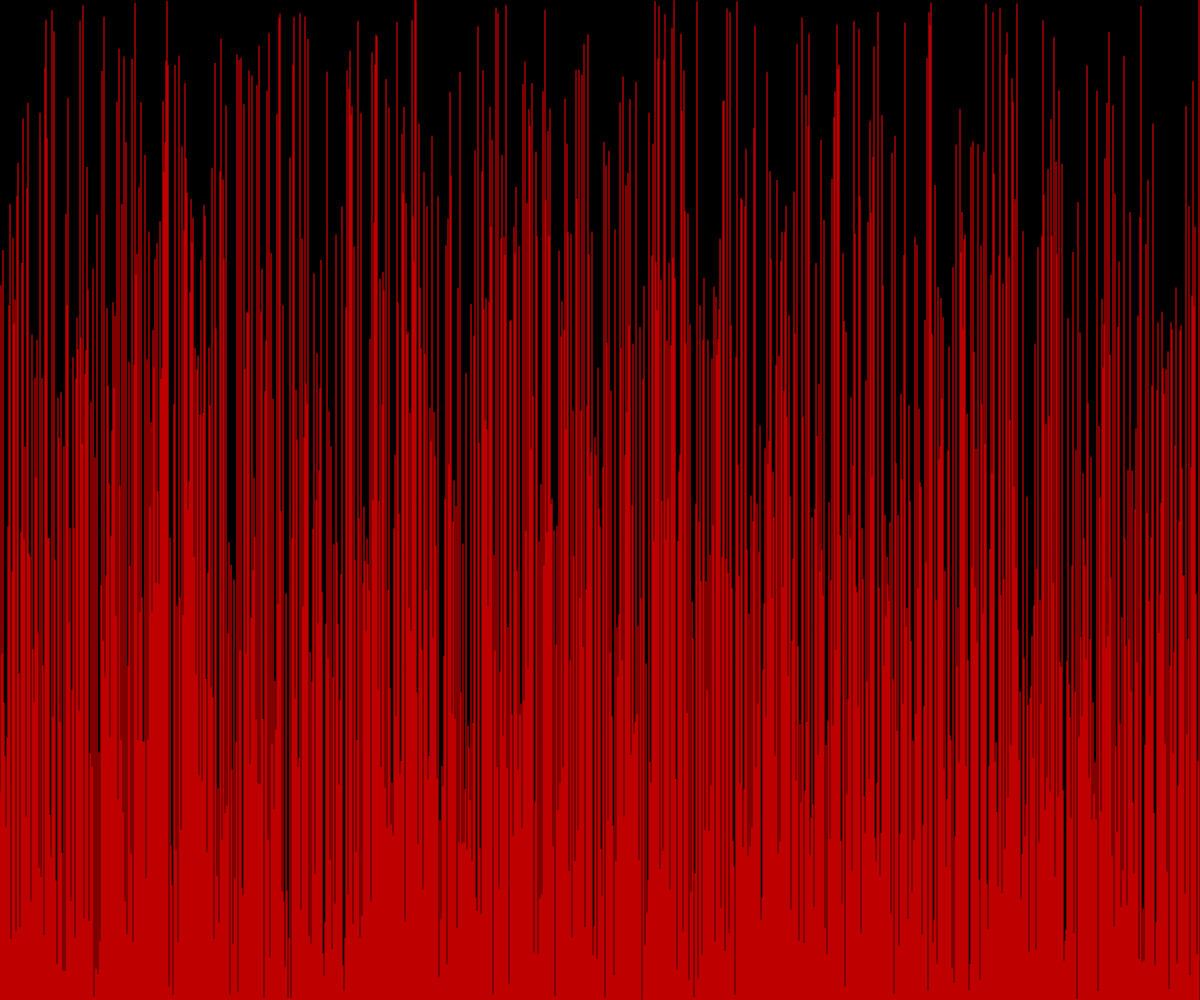
Frame 1 (no input)
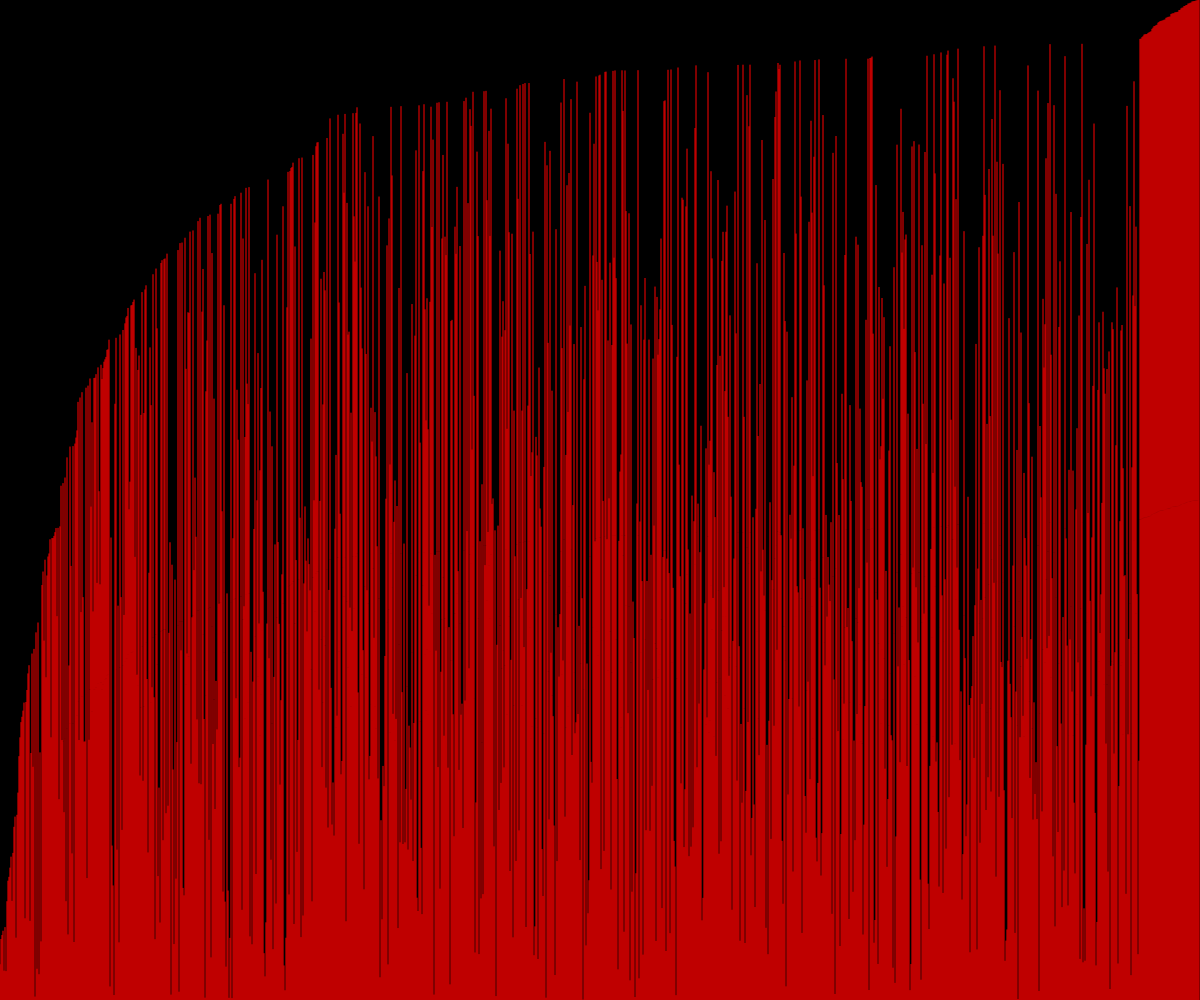
Frame 60 (no input)
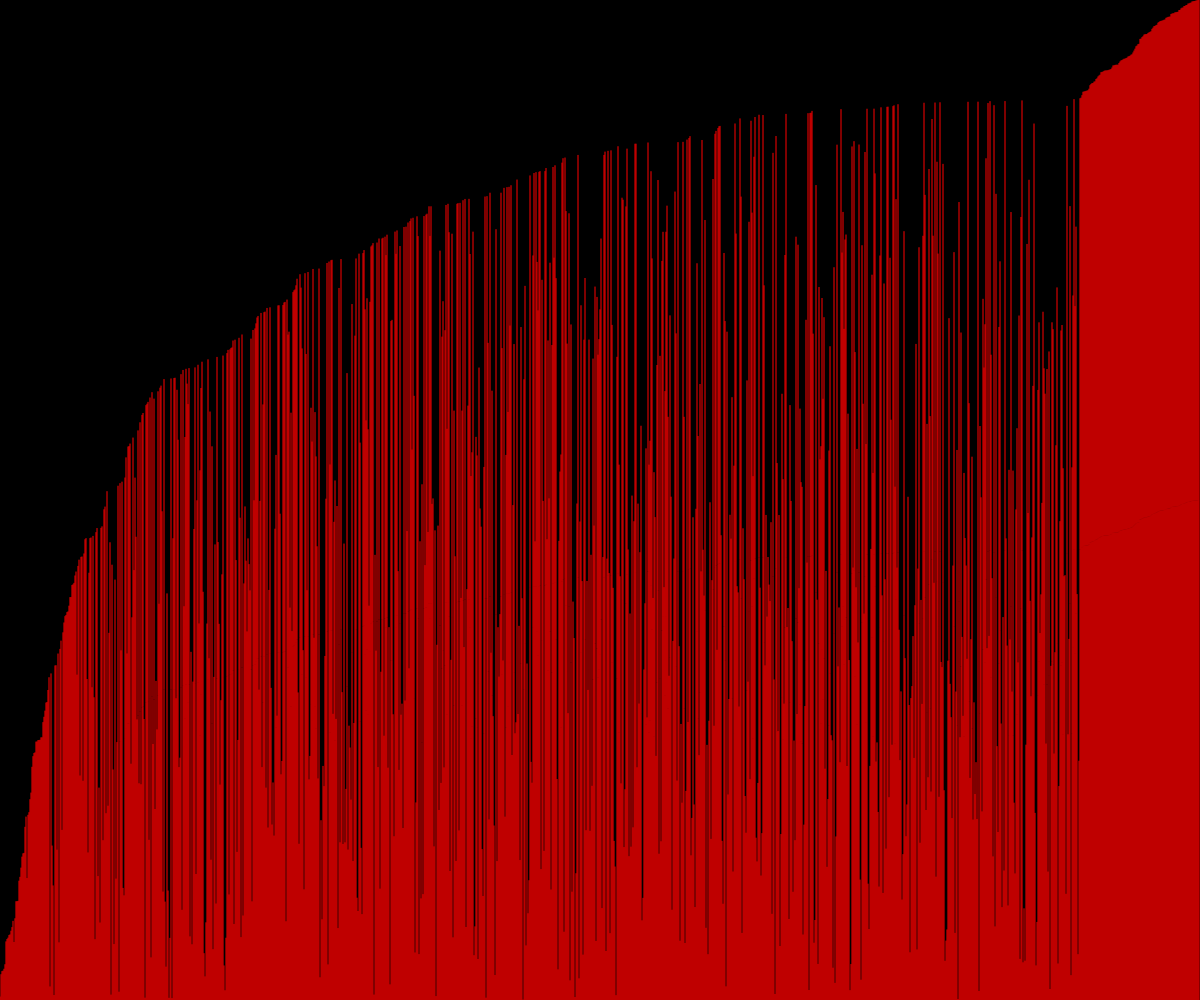
Frame 120 (the mouse pressed at the canvas centre since frame 60)

The p5.js sketch that drew these frames (run headless with seeded random() and noise() and a simulated clock; from frame 60 on, the mouse is pressed at the canvas centre):

// p5.js sketch
// ── sketch.js



let arr = []
let i=0,j=0

//initial code setup with random values
function setup(){
  createCanvas(windowWidth,windowHeight)
  
  arr = new Array(width)
  for (let i=0;i<arr.length;i++){
    arr[i] = random(height)
    
  }
}

function draw(){
  
  background(0)
  
  /*Bubble sort implementation*/
  if(i<arr.length){
    for(j=0;j<arr.length - i - 1;j++){
      
      let prev = arr[j]
      let next = arr[j+1]
      
      if(prev > next){
        swap(arr,j,j+1);
      }
    }
  }
  else{
    noLoop()
  }
  i++;
   for(let i=0;i<arr.length;i++){
    stroke(255,0,0)
    line(i,height,i,height-arr[i])
  }
 
}

//swap function
function swap(arr,a,b){
  
  let temp = arr[a]
  arr[a] = arr[b]
  arr[b] = temp
}
